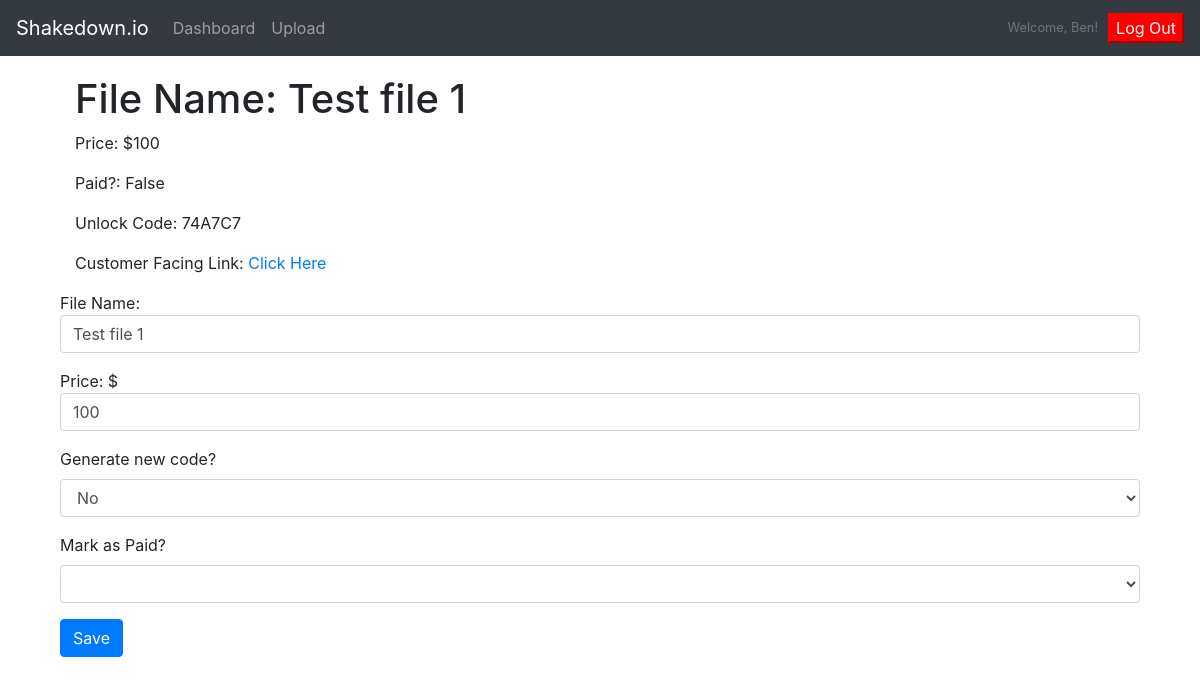
Before: /file/1/update (signed in) with the older database file.
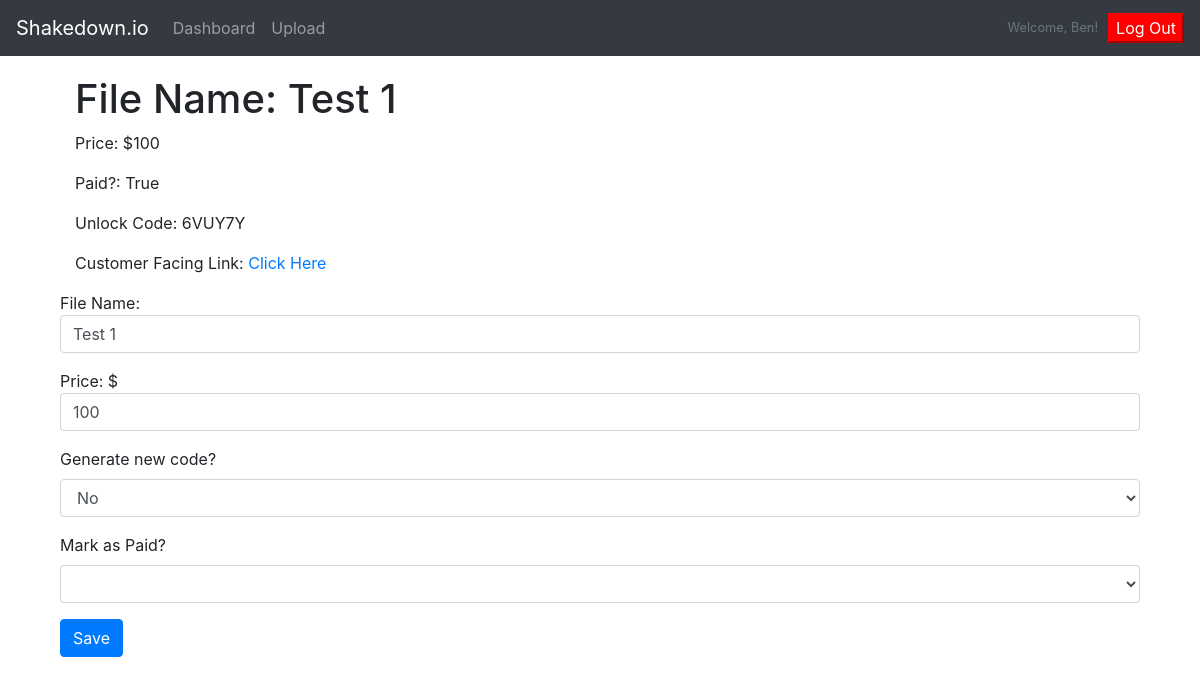
After: the same page with the newer database file.
### shakedown_io/models.py (models this page shows)
class File(models.Model):
    location = models.FileField(upload_to=user_directory_path)
    name = models.CharField(max_length=45)
    code = models.CharField(max_length=16)
    owner = models.ForeignKey(
        'log_reg.User', related_name="files", on_delete=models.CASCADE)
    price = models.IntegerField()
    status = models.BooleanField()
    created_at = models.DateTimeField(auto_now_add=True)
    updated_at = models.DateTimeField(auto_now=True)

### shakedown_io/views.py (the view)
# urls.py: path('file/<int:id>/update', views.update),
def update(request, id):
    file = File.objects.get(id=id)
    owner = file.owner
    if request.session['user_id'] == owner.id:
        context = {}
        context['file'] = file
        context['user'] = owner
        return render(request, 'update.html', context)
    return redirect('/')

### shakedown_io/templates/update.html (shortened to what this page needs)
<!DOCTYPE html>
<html lang="en">
<head>
  {% load static %}
  <link rel="stylesheet" href="https://cdn.jsdelivr.net/npm/bootstrap@4.5.3/dist/css/bootstrap.min.css">
  <link rel="stylesheet" href="{% static 'css/style.css' %}">
</head>
<body>
  <nav class="navbar navbar-expand-md navbar-dark bg-dark fixed-top">
    <a class="navbar-brand" href="/">Shakedown.io</a>
    <ul class="navbar-nav mr-auto">
      <li class="nav-item">
        <a class="nav-link" href="/">Dashboard<span class="sr-only">(current)</span></a>
      </li>
      <li class="nav-item">
        <a class="nav-link" href="/upload">Upload<span class="sr-only">(current)</span></a>
      </li>
    </ul>
    <small class="text-muted" style='padding-right: 10px; color: white;'>Welcome, {{user.first_name}}!</small>
    <form class="form-inline my-2 my-lg-0" action='/login/logout/', method='post'>
      <button class="btn-primary my-2 my-sm-0 red" type="submit">Log Out</button>
    </form>
  </nav>
  <main role="main" class="container">
   <main role="main" class="container">
    <div class="sub-main">
      <div class="container">
        <h1>File Name: {{file.name}}</h1>
        <p>Price: ${{file.price}}</p>
        <p>Paid?: {{file.status}}</p>
        <p>Unlock Code: {{file.code}}</p>
        <p>Customer Facing Link: <a href="/file/{{file.id}}">Click Here</a></p>
      </div>
      <form action="save" method="post" enctype="multipart/form-data">
        <div class="form-group">
          File Name:
          <input type="text" name="name" class="form-control" value="{{file.name}}">
        </div>
        <div class="form-group">
          Price:
          <span class="input-group-addon">$</span>
          <input type="text" name="price" class="form-control" value={{file.price}}>
        </div>
        <div class="form-group">
          <label for="new_code">Generate new code?</label>
          <select class="form-control" id="new_code" name="new_code">
            <option value="n">No</option>
          </select>
        </div>
        <div class="form-group">
          <label for="update_status">Mark as Paid?</label>
          <select class="form-control" id="update_status" name="status">
            <option value="null"></option>
            <option value="n">No</option>
          </select>
        </div>
        <button type="submit" class="btn btn-primary">Save</button>
  </main>
</body>
</html>

Changed rows visible on the page:
changed File: name "Test file 1" → "Test 1"; status "False" → "True"; code "74A7C7" → "6VUY7Y"
